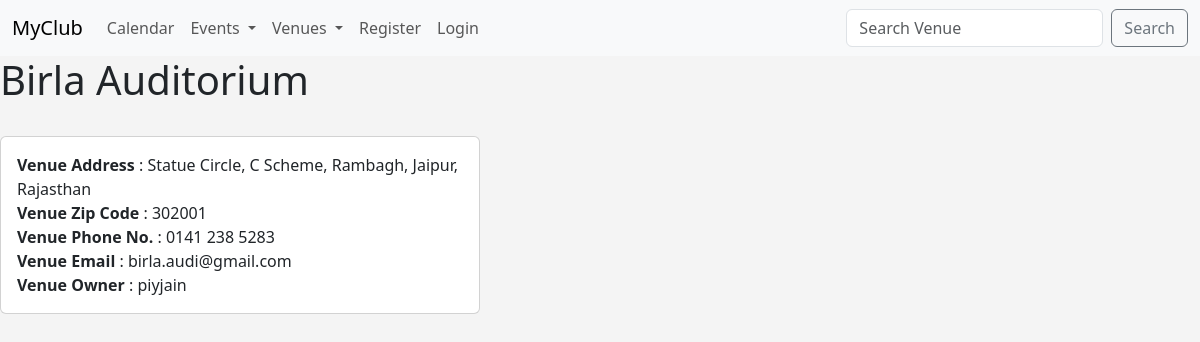
/venue_details/1, run on the app's committed database.
### myclub_app/models.py (models this page shows, shortened)
class Venue(models.Model):
    name = models.CharField('Venue Name', max_length=500)
    address = models.CharField(max_length=2000)
    zip_code = models.CharField(max_length=6)
    phone_no = models.CharField(max_length=15,blank=True)
    email = models.EmailField(blank=True)
    owner = models.IntegerField("Venue Owner",blank=False,default=1)

### myclub_app/views.py (the view)
# urls.py: path('venue_details/<venue_id>',views.venue_details, name="venue_details"),
def venue_details(request, venue_id):
    try :
        venue = Venue.objects.get(pk=venue_id)
        venue_owner = User.objects.get(pk=venue.owner)
    except :
        venue = None
    return render(request, 'venue_details.html', {'venue': venue, 'venue_owner':venue_owner})

### myclub_app/templates/venue_details.html
{% extends 'base.html' %}
{% block content %}
    <h1>{{venue.name}}</h1>
    <br>
    <div class="card" style="width: 30rem;">
    <div class="card-body">
        <b>Venue Address</b> : {{ venue.address }} <br>
        <b>Venue Zip Code</b> : {{ venue.zip_code }} <br>
        <b>Venue Phone No.</b> : {{ venue.phone_no }} <br>
        <b>Venue Email</b> : {{ venue.email }} <br>
        <b>Venue Owner</b> : {{ venue_owner }} <br>
    </div>
    </div>
{% endblock content %}

### myclub_app/templates/base.html (style rules this page uses)
body { background: #f4f4f4; }

### data on the page
Venue: name "Birla Auditorium", address "Statue Circle, C Scheme, Rambagh, Jaipur, Rajasthan", zip_code "302001", phone_no "0141 238 5283", email "birla.audi@gmail.com"

### other printed values
{{ venue_owner }} "piyjain"
